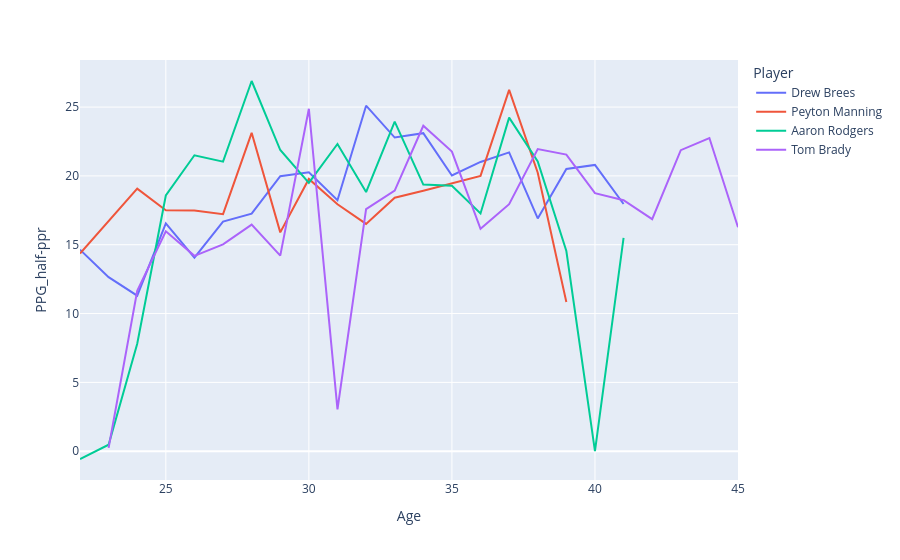

The notebook cell saved with this chart:
### Code cell
qb =["Drew Brees", "Peyton Manning", "Aaron Rodgers", "Tom Brady"] 


filtered_nfl = nfl[nfl["Player"].isin(qb)]
filtered_nfl = filtered_nfl.sort_values('Age')

fig = px.line(filtered_nfl, x = "Age", y = "PPG_half-ppr", color = "Player", hover_data= {"Year":True, "Tm":True , "Pass_Att": True, "Pass_Cmp%": True, "Pass_TD_per_game": True,"Pass_Int_per_game": True })
fig.show()

### Figure 1 — Plotly figure (JSON) as saved in the notebook; plotly's stock layout.template omitted (floating-point values rounded to 4 significant figures; data arrays with more than 128 entries replaced by an {"elided": "..."} marker saying what was removed)
{"data": [{"customdata": [[2001, "SDG", 27, 0.5556, 1, 0], [2002, "SDG", 526, 0.6084, 1.062, 1], [2003, "SDG", 356, 0.5758, 1, 1.364], [2004, "SDG", 400, 0.655, 1.8, 0.4667], [2005, "SDG", 500, 0.646, 1.5, 0.9375], [2006, "NOR", 554, 0.6426, 1.625, 0.6875], [2007, "NOR", 652, 0.6748, 1.75, 1.125], [2008, "NOR", 635, 0.6504, 2.125, 1.062], [2009, "NOR", 514, 0.7062, 2.267, 0.7333], [2010, "NOR", 658, 0.6809, 2.062, 1.375], [2011, "NOR", 657, 0.7123, 2.875, 0.875], [2012, "NOR", 670, 0.6299, 2.688, 1.188], [2013, "NOR", 650, 0.6862, 2.438, 0.75], [2014, "NOR", 659, 0.692, 2.062, 1.062], [2015, "NOR", 627, 0.6826, 2.133, 0.7333], [2016, "NOR", 673, 0.6999, 2.312, 0.9375], [2017, "NOR", 536, 0.7201, 1.438, 0.5], [2018, "NOR", 489, 0.7444, 2.133, 0.3333], [2019, "NOR", 378, 0.7434, 2.455, 0.3636], [2020, "NOR", 390, 0.7051, 2, 0.5]], "hovertemplate": "Player=Drew Brees<br>Age=%{x}<br>PPG_half-ppr=%{y}<br>Year=%{customdata[0]}<br>Tm=%{customdata[1]}<br>Pass_Att=%{customdata[2]}<br>Pass_Cmp%=%{customdata[3]}<br>Pass_TD_per_game=%{customdata[4]}<br>Pass_Int_per_game=%{customdata[5]}<extra></extra>", "legendgroup": "Drew Brees", "line": {"color": "#636efa", "dash": "solid"}, "marker": {"symbol": "circle"}, "mode": "lines", "name": "Drew Brees", "orientation": "v", "showlegend": true, "type": "scatter", "x": [22, 23, 24, 25, 26, 27, 28, 29, 30, 31, 32, 33, 34, 35, 36, 37, 38, 39, 40, 41], "xaxis": "x", "y": [14.64, 12.65, 11.3, 16.54, 14.06, 16.68, 17.26, 19.98, 20.26, 18.23, 25.1, 22.79, 23.11, 20.03, 21.01, 21.71, 16.91, 20.5, 20.8, 17.96], "yaxis": "y"}, {"customdata": [[1998, "IND", 575, 0.567, 1.625, 1.75], [1999, "IND", 533, 0.621, 1.625, 0.9375], [2000, "IND", 571, 0.6252, 2.062, 0.9375], [2001, "IND", 547, 0.6271, 1.625, 1.438], [2002, "IND", 591, 0.6633, 1.688, 1.188], [2003, "IND", 566, 0.6696, 1.812, 0.625], [2004, "IND", 497, 0.6761, 3.062, 0.625], [2005, "IND", 453, 0.6733, 1.75, 0.625], [2006, "IND", 557, 0.6499, 1.938, 0.5625], [2007, "IND", 515, 0.6544, 1.938, 0.875], [2008, "IND", 555, 0.6685, 1.688, 0.75], [2009, "IND", 571, 0.6883, 2.062, 1], [2010, "IND", 679, 0.6627, 2.062, 1.062], [2012, "DEN", 583, 0.6861, 2.312, 0.6875], [2013, "DEN", 659, 0.6829, 3.438, 0.625], [2014, "DEN", 597, 0.6616, 2.438, 0.9375], [2015, "DEN", 331, 0.5982, 0.9, 1.7]], "hovertemplate": "Player=Peyton Manning<br>Age=%{x}<br>PPG_half-ppr=%{y}<br>Year=%{customdata[0]}<br>Tm=%{customdata[1]}<br>Pass_Att=%{customdata[2]}<br>Pass_Cmp%=%{customdata[3]}<br>Pass_TD_per_game=%{customdata[4]}<br>Pass_Int_per_game=%{customdata[5]}<extra></extra>", "legendgroup": "Peyton Manning", "line": {"color": "#EF553B", "dash": "solid"}, "marker": {"symbol": "circle"}, "mode": "lines", "name": "Peyton Manning", "orientation": "v", "showlegend": true, "type": "scatter", "x": [22, 23, 24, 25, 26, 27, 28, 29, 30, 31, 32, 33, 34, 36, 37, 38, 39], "xaxis": "x", "y": [14.36, 16.73, 19.07, 17.5, 17.49, 17.22, 23.13, 15.9, 19.78, 17.94, 16.51, 18.42, 18.93, 20.0, 26.25, 20.23, 10.84], "yaxis": "y"}, {"customdata": [[2005, "GNB", 16, 0.5625, 0, 0.3333], [2006, "GNB", 15, 0.4, 0, 0], [2007, "GNB", 28, 0.7143, 0.5, 0], [2008, "GNB", 536, 0.6362, 1.75, 0.8125], [2009, "GNB", 541, 0.647, 1.875, 0.4375], [2010, "GNB", 475, 0.6568, 1.867, 0.7333], [2011, "GNB", 502, 0.6833, 3, 0.4], [2012, "GNB", 552, 0.6721, 2.438, 0.5], [2013, "GNB", 290, 0.6655, 1.889, 0.6667], [2014, "GNB", 520, 0.6558, 2.375, 0.3125], [2015, "GNB", 572, 0.6066, 1.938, 0.5], [2016, "GNB", 610, 0.6574, 2.5, 0.4375], [2017, "GNB", 238, 0.6471, 2.286, 0.8571], [2018, "GNB", 597, 0.6231, 1.562, 0.125], [2019, "GNB", 569, 0.6204, 1.625, 0.25], [2020, "GNB", 526, 0.7072, 3, 0.3125], [2021, "GNB", 531, 0.6893, 2.312, 0.25], [2022, "GNB", 542, 0.6458, 1.529, 0.7059], [2023, "NYJ", 1, 0, 0, 0], [2024, "NYJ", 584, 0.6301, 1.647, 0.6471]], "hovertemplate": "Player=Aaron Rodgers<br>Age=%{x}<br>PPG_half-ppr=%{y}<br>Year=%{customdata[0]}<br>Tm=%{customdata[1]}<br>Pass_Att=%{customdata[2]}<br>Pass_Cmp%=%{customdata[3]}<br>Pass_TD_per_game=%{customdata[4]}<br>Pass_Int_per_game=%{customdata[5]}<extra></extra>", "legendgroup": "Aaron Rodgers", "line": {"color": "#00cc96", "dash": "solid"}, "marker": {"symbol": "circle"}, "mode": "lines", "name": "Aaron Rodgers", "orientation": "v", "showlegend": true, "type": "scatter", "x": [22, 23, 24, 25, 26, 27, 28, 29, 30, 31, 32, 33, 34, 35, 36, 37, 38, 39, 40, 41], "xaxis": "x", "y": [-0.5667, 0.47, 7.81, 18.58, 21.5, 21.03, 26.89, 21.88, 19.49, 22.32, 18.83, 23.94, 19.37, 19.29, 17.27, 24.23, 21.05, 14.54, 0.0, 15.5], "yaxis": "y"}, {"customdata": {"elided": "23x6 mixed values"}, "hovertemplate": "Player=Tom Brady<br>Age=%{x}<br>PPG_half-ppr=%{y}<br>Year=%{customdata[0]}<br>Tm=%{customdata[1]}<br>Pass_Att=%{customdata[2]}<br>Pass_Cmp%=%{customdata[3]}<br>Pass_TD_per_game=%{customdata[4]}<br>Pass_Int_per_game=%{customdata[5]}<extra></extra>", "legendgroup": "Tom Brady", "line": {"color": "#ab63fa", "dash": "solid"}, "marker": {"symbol": "circle"}, "mode": "lines", "name": "Tom Brady", "orientation": "v", "showlegend": true, "type": "scatter", "x": [23, 24, 25, 26, 27, 28, 29, 30, 31, 32, 33, 34, 35, 36, 37, 38, 39, 40, 41, 42, 43, 44, 45], "xaxis": "x", "y": [0.24, 11.65, 15.97, 14.19, 15.03, 16.46, 14.21, 24.88, 3.04, 17.58, 18.94, 23.64, 21.77, 16.16, 17.94, 21.95, 21.55, 18.74, 18.24, 16.86, 21.87, 22.75, 16.27], "yaxis": "y"}], "layout": {"legend": {"title": {"text": "Player"}, "tracegroupgap": 0}, "margin": {"t": 60}, "xaxis": {"anchor": "y", "domain": [0, 1], "title": {"text": "Age"}}, "yaxis": {"anchor": "x", "domain": [0, 1], "title": {"text": "PPG_half-ppr"}}}}
